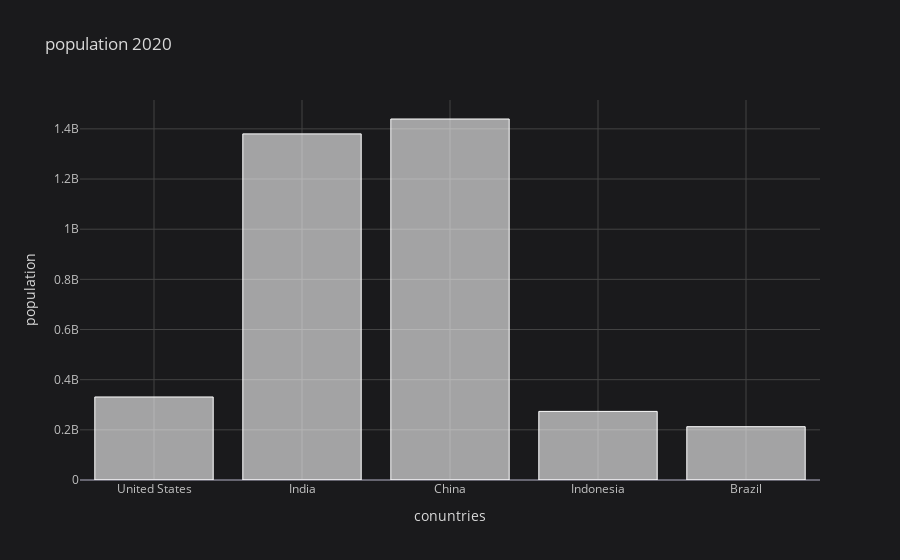

Notebook code for this chart:
### Code cell
df2020.iplot(kind='bar',xTitle='conuntries',yTitle='population',title=' population 2020', color='white' )

### Figure 1 — Plotly figure (JSON) as saved in the notebook; plotly's stock layout.template omitted (floating-point values rounded to 4 significant figures)
{"data": [{"marker": {"color": "rgba(255, 255, 255, 0.6)", "line": {"color": "rgba(255, 255, 255, 1.0)", "width": 1}}, "name": "2020.0", "orientation": "v", "text": "", "type": "bar", "x": ["United States", "India", "China", "Indonesia", "Brazil"], "y": [331002651, 1380004385, 1439323776, 273523615, 212559417]}], "layout": {"legend": {"bgcolor": "#1A1A1C", "font": {"color": "#D9D9D9"}}, "paper_bgcolor": "#1A1A1C", "plot_bgcolor": "#1A1A1C", "title": {"font": {"color": "#D9D9D9"}, "text": " population 2020"}, "xaxis": {"gridcolor": "#434343", "showgrid": true, "tickfont": {"color": "#C2C2C2"}, "title": {"font": {"color": "#D9D9D9"}, "text": "conuntries"}, "zerolinecolor": "#666570"}, "yaxis": {"gridcolor": "#434343", "showgrid": true, "tickfont": {"color": "#C2C2C2"}, "title": {"font": {"color": "#D9D9D9"}, "text": "population"}, "zerolinecolor": "#666570"}}}
